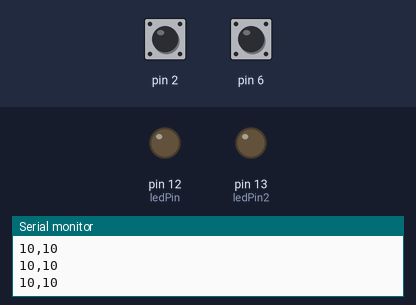
This sketch was run on a simulated Arduino Uno, built with avr-gcc and run on an emulated ATmega328P. Shown: output pins drawn as LEDs (lit = HIGH), the last lines printed to the serial monitor. Inputs (shaded band) come from the test bench; at power-on: pin 2 HIGH, pin 6 HIGH.

Above: at 1.2 s.
1.3 s: pin 2 pulled LOW for 0.15 s
At 1.38 s:
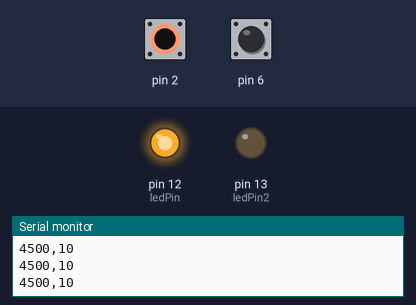
2.9 s: pin 6 pulled LOW for 0.15 s
At 2.98 s:
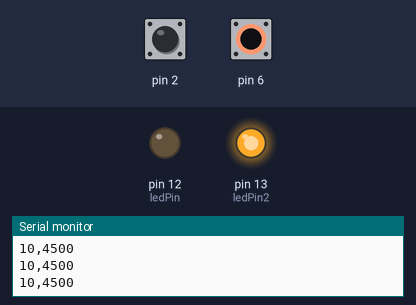
4.5 s: pin 6 pulled LOW for 3.2 s
At 8.1 s:
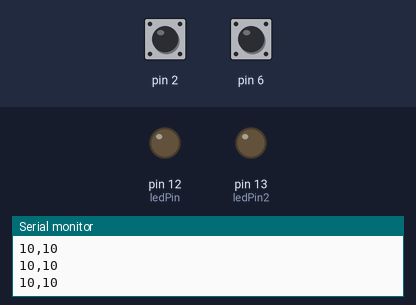
9.2 s: pin 2 pulled LOW for 3.2 s
At 10.5 s:
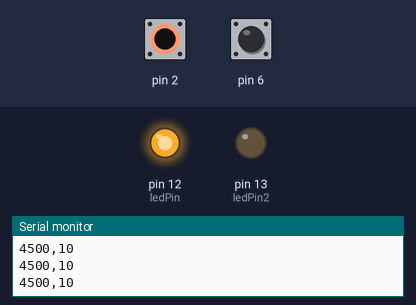
13.9 s: pin 2 driven LOW and pin 6 driven LOW
At 14.5 s:
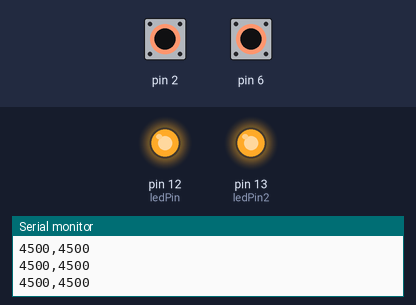
Timing chart, 0 to 16.4 s (numbered marks = the images above; inputs shaded):
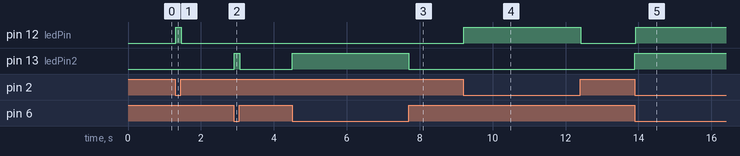

Measured:
- after the input at 1.3 s, pin 12 (ledPin): LOW → HIGH at once, → LOW 0.15 s later
- after the input at 2.9 s, pin 13 (ledPin2): LOW → HIGH at once, → LOW 0.15 s later
- after the input at 4.5 s, pin 13 (ledPin2): LOW → HIGH at once, → LOW 3.2 s later
- after the input at 9.2 s, pin 12 (ledPin): LOW → HIGH at once, → LOW 3.2 s later
- after the input at 13.9 s, pin 12 (ledPin), pin 13 (ledPin2): LOW → HIGH at once

The sketch:

capactiveTouch2sensors.ino
```cpp
// import the library (must be located in the Arduino/libraries directory)
#include <CapacitiveSensor.h>

// create an instance of the library
// pin 4 sends electrical energy
// pin 2 senses senses a change
CapacitiveSensor capSensor = CapacitiveSensor(4, 2);
CapacitiveSensor capSensor2 = CapacitiveSensor(8,6);

// threshold for turning the lamp on
int threshold = 1000;
int threshold2 = 1000;

// pin the LED is connected to
const int ledPin = 12;
const int ledPin2 = 13;


void setup() {
  // open a serial connection
  Serial.begin(9600);
  // set the LED pin as an output
  pinMode(ledPin, OUTPUT);
  pinMode(ledPin2, OUTPUT);
}

void loop() {
  // store the value reported by the sensor in a variable
  long sensorValue = capSensor.capacitiveSensor(30);
  long sensorValue2 = capSensor2.capacitiveSensor(30);

  // print out the sensor value
  //Serial.println(sensorValue);
  Serial.print(sensorValue);  // serial print to add to line
  Serial.print(","); // add a space
  Serial.println(sensorValue2);

  // if the value is greater than the threshold
  if (sensorValue > threshold) {
    // turn the LED on
    digitalWrite(ledPin, HIGH);
  }
  // if it's lower than the threshold
  else {
    // turn the LED off
    digitalWrite(ledPin, LOW);
  }

// if the value is greater than the threshold
  if (sensorValue2 > threshold2) {
    // turn the LED on
    digitalWrite(ledPin2, HIGH);
  }
  // if it's lower than the threshold
  else {
    // turn the LED off
    digitalWrite(ledPin2, LOW);
  }
  delay(10);
}
```
